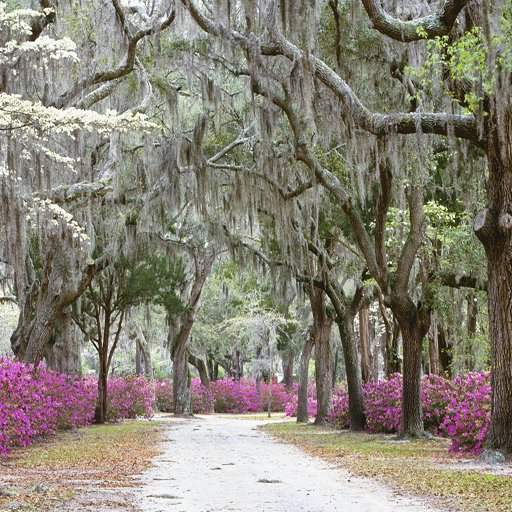
#> input picture Pictures/512x512.2.jpg, 512 x 512 px, found by its file name
$ python Interpolation_boundary.py
#> lines starting #> are read from the running program, lines starting #| are printed output that depends on the picture; long printed decimals are rounded
### utils/admm_refinement.py
import numpy as np
from skimage.restoration import denoise_nl_means

# =========================
# DENOISER (NON-LOCAL MEANS)
# =========================
def denoiser(img):
    return denoise_nl_means(
        img,
        patch_size=5,
        patch_distance=6,
        h=0.08,
        channel_axis=2
    )

# =========================
# ADMM REFINEMENT
# =========================
def admm_refine(initial, original, mask, iterations=40):
    x = initial.copy()
    v = x.copy()
    u = np.zeros_like(x)

    mask3 = np.repeat(mask[:, :, None], 3, axis=2)

    for _ in range(iterations):

        # Step 1: Data consistency (CRUCIAL)
        x = v - u
        x[mask3] = original[mask3]

        # Step 2: Denoising prior
        v = denoiser(x + u)

        # Step 3: Dual update
        u = u + x - v

    return np.clip(x, 0, 1)

### Method 1/Interpolation_boundary.py
import numpy as np
import matplotlib.pyplot as plt
from skimage import io, color, img_as_float
from skimage.metrics import mean_squared_error, peak_signal_noise_ratio, structural_similarity
from scipy.interpolate import griddata

np.random.seed(42)

def load_image(filepath):
    img = io.imread(filepath)
    if img.ndim == 2:
        img = color.gray2rgb(img)
    return img_as_float(img)

def sample_pixels(image, ratio=0.15):
    h, w = image.shape[:2]
    mask = np.zeros((h, w), dtype=bool)

    indices = np.random.choice(h * w, int(h * w * ratio), replace=False)
    mask.flat[indices] = True

    return mask

def reconstruct_interpolation(image, mask):
    """Interpolation-based reconstruction"""
    h, w, c = image.shape

    coords = np.indices((h, w)).reshape(2, -1).T
    sampled_coords = coords[mask.flatten()]
    missing_coords = coords[~mask.flatten()]

    reconstructed = image.copy()

    for ch in range(c):
        values = image[:, :, ch].flatten()
        sampled_values = values[mask.flatten()]

        interpolated = griddata(
            sampled_coords,
            sampled_values,
            missing_coords,
            method='linear',
            fill_value=0
        )

        reconstructed[:, :, ch].flat[~mask.flatten()] = interpolated

    return np.clip(reconstructed, 0, 1)

def evaluate_reconstruction(original, reconstructed):
    mse_val = mean_squared_error(original, reconstructed)
    psnr_val = peak_signal_noise_ratio(original, reconstructed, data_range=1.0)
    ssim_val = structural_similarity(original, reconstructed, data_range=1.0, channel_axis=2)
    return mse_val, psnr_val, ssim_val

def run_pipeline(image_path, ratio=0.15):
#> called with ratio = 0.15
    img = load_image(image_path)
#> in load_image, img is the input picture: shape (512, 512, 3); mean R, G, B 137, 131.6, 118.8
    h, w = img.shape[:2]
#> h = 512; w = 512

    mask = sample_pixels(img, ratio)
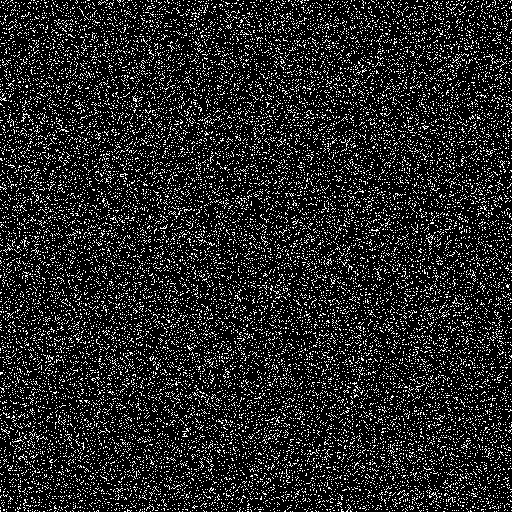
#> mask: shape (512, 512) bool; 15% white in thin lines or dots
    actual_ratio = np.sum(mask) / (h * w)
#> actual_ratio = 0.15

    sampled_img = np.zeros_like(img)
    mask_3d = np.repeat(mask[:, :, np.newaxis], 3, axis=2)
#> mask_3d: shape (512, 512, 3) bool; 15% white in thin lines or dots
    sampled_img[mask_3d] = img[mask_3d]
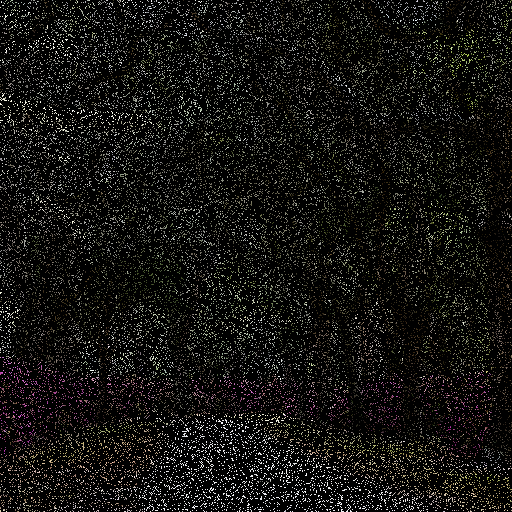
#> sampled_img: shape (512, 512, 3) float64; mean of channels 0, 1, 2 0.0806, 0.0775, 0.0699; drawn as R, G, B

    from utils.admm_refinement import admm_refine

    # ========================
    # RECONSTRUCTION
    # ========================
    reconstructed = reconstruct_interpolation(img, mask)
#> in reconstruct_interpolation, `sampled_coords = coords[mask.flatten()]`: sampled_coords = 39321 pairs, first value 0 to 511, second value 0 to 511
#> in reconstruct_interpolation, `missing_coords = coords[~mask.flatten()]`: missing_coords = 222823 pairs, first value 0 to 511, second value 0 to 511
#> in reconstruct_interpolation, `return np.clip(reconstructed, 0, 1)`:
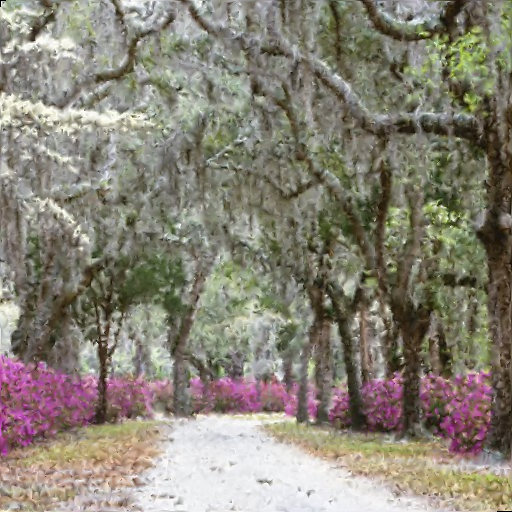
#> returned value: shape (512, 512, 3) float64; mean of channels 0, 1, 2 0.538, 0.516, 0.466; drawn as R, G, B

    # ========================
    # ADMM REFINEMENT
    # ========================
    refined = admm_refine(reconstructed, img, mask)
#> the loop in admm_refine, `for _ in range(iterations):` made 40 passes
#> pass 1, in admm_refine, `v = denoiser(x + u)`:
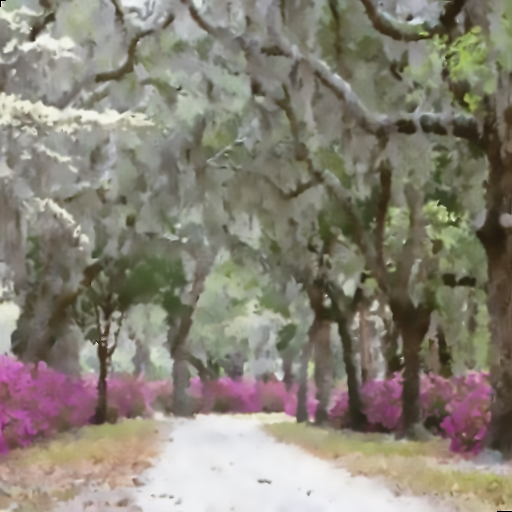
#> v: shape (512, 512, 3) float64; mean of channels 0, 1, 2 0.537, 0.516, 0.466; drawn as R, G, B
#> pass 1, in admm_refine, `u = u + x - v`:
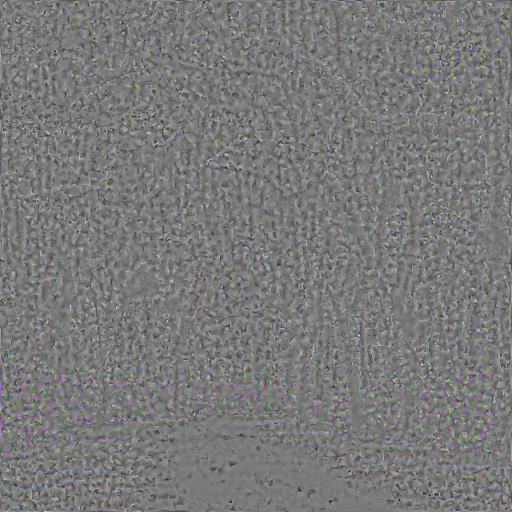
#> u: shape (512, 512, 3) float64; mean of channels 0, 1, 2 0.00025, 0.000225, 0.000189; drawn with min black and max white
#> after the loop in admm_refine, `for _ in range(iterations):`:
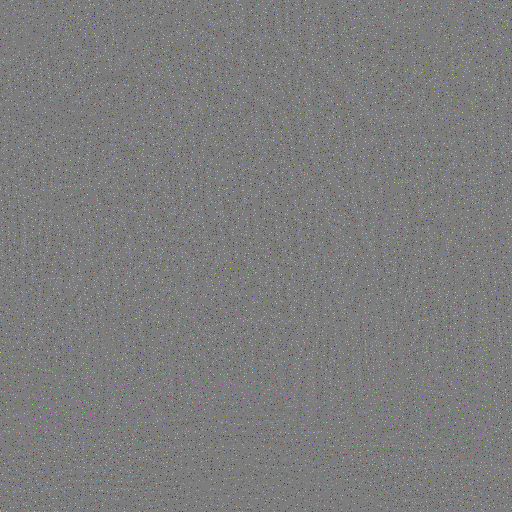
#> u: shape (512, 512, 3) float64; mean of channels 0, 1, 2 0.000105, 0.000102, -2.7e-05; drawn with min black and max white
#> after the loop in admm_refine, `for _ in range(iterations):`:
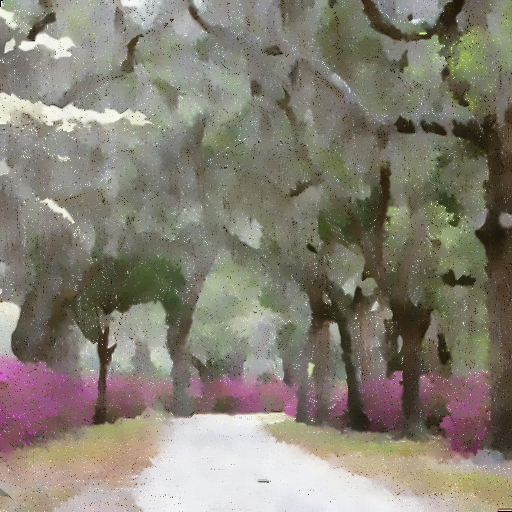
#> x: shape (512, 512, 3) float64; mean of channels 0, 1, 2 0.535, 0.514, 0.464; drawn with min black and max white

    # ========================
    # METRICS (BOTH)
    # ========================
    mse_raw, psnr_raw, ssim_raw = evaluate_reconstruction(img, reconstructed)
#> in evaluate_reconstruction, `mse_val = mean_squared_error(original, reconstructed)`: mse_val = 0.0098
#> in evaluate_reconstruction, `psnr_val = peak_signal_noise_ratio(original, reconstructed, data_range..`: psnr_val = 20.09
#> in evaluate_reconstruction, `ssim_val = structural_similarity(original, reconstructed, data_range=1..`: ssim_val = 0.538
#> mse_raw = 0.0098; psnr_raw = 20.09; ssim_raw = 0.538
    mse_admm, psnr_admm, ssim_admm = evaluate_reconstruction(img, refined)
#> mse_admm = 0.0123; psnr_admm = 19.09; ssim_admm = 0.411

    print("=== INTERPOLATION METHOD ===")
    print(f"Sampling: {actual_ratio*100:.2f}%")
#| Sampling: 15.00%

    print("\n--- RAW ---")
    print(f"MSE:  {mse_raw:.6f}")
#| MSE:  0.0098
    print(f"PSNR: {psnr_raw:.2f} dB")
#| PSNR: 20.09 dB
    print(f"SSIM: {ssim_raw:.4f}")
#| SSIM: 0.5384

    print("\n--- + ADMM ---")
    print(f"MSE:  {mse_admm:.6f}")
#| MSE:  0.01233
    print(f"PSNR: {psnr_admm:.2f} dB")
#| PSNR: 19.09 dB
    print(f"SSIM: {ssim_admm:.4f}")
#| SSIM: 0.4109

    print("============================")

    # ========================
    # VISUALIZATION (4 PANELS)
    # ========================
    plt.style.use('dark_background')
    fig, axes = plt.subplots(1, 4, figsize=(22, 6))

    axes[0].imshow(img)
    axes[0].set_title("Original")
    axes[0].axis('off')

    axes[1].imshow(sampled_img)
    axes[1].set_title(f"Sampled ({actual_ratio*100:.1f}%)")
    axes[1].axis('off')

    axes[2].imshow(reconstructed)
    axes[2].set_title(f"Interpolation\nPSNR: {psnr_raw:.2f}")
    axes[2].axis('off')

    axes[3].imshow(refined)
    axes[3].set_title(f"+ ADMM\nPSNR: {psnr_admm:.2f}")
    axes[3].axis('off')

    plt.tight_layout()

    # ========================
    # SAVE
    # ========================
    plt.savefig('Pictures\\Results\\Method 1\\interpolation_comparison.png', dpi=300)
    plt.imsave("Pictures\\Results\\Method 1\\interpolation_admm.png", refined)

    plt.show()

if __name__ == '__main__':
    run_pipeline("C:\\Users\\anish\\Downloads\\Image_Reconstruction\\Pictures\\512x512.2.jpg", ratio=0.15)
